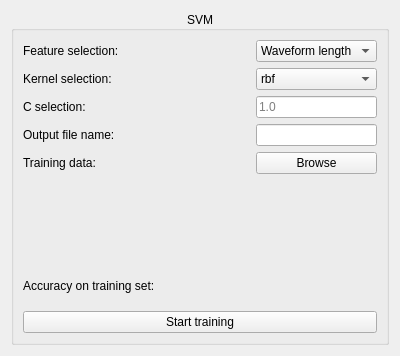
<?xml version="1.0" encoding="UTF-8"?>
<ui version="4.0">
 <class>SVMTrainConfig</class>
 <widget class="QWidget" name="SVMTrainConfig">
  <property name="geometry">
   <rect>
    <x>0</x>
    <y>0</y>
    <width>400</width>
    <height>356</height>
   </rect>
  </property>
  <property name="windowTitle">
   <string>SVM Widget</string>
  </property>
  <layout class="QVBoxLayout" name="verticalLayout">
   <item>
    <widget class="QGroupBox" name="svmGroupBox">
     <property name="title">
      <string>SVM</string>
     </property>
     <property name="alignment">
      <set>Qt::AlignCenter</set>
     </property>
     <property name="checkable">
      <bool>false</bool>
     </property>
     <property name="checked">
      <bool>false</bool>
     </property>
     <layout class="QVBoxLayout" name="verticalLayout_4">
      <item>
       <layout class="QGridLayout" name="gridLayout_2" columnstretch="2,1">
        <item row="0" column="0">
         <widget class="QLabel" name="label">
          <property name="text">
           <string>Feature selection:</string>
          </property>
         </widget>
        </item>
        <item row="1" column="1">
         <widget class="QComboBox" name="kernelComboBox">
          <item>
           <property name="text">
            <string>rbf</string>
           </property>
          </item>
          <item>
           <property name="text">
            <string>linear</string>
           </property>
          </item>
          <item>
           <property name="text">
            <string>poly</string>
           </property>
          </item>
          <item>
           <property name="text">
            <string>sigmoid</string>
           </property>
          </item>
         </widget>
        </item>
        <item row="2" column="1">
         <widget class="QLineEdit" name="cTextField">
          <property name="toolTip">
           <string>If a non-numeric value is set, the default value will be used</string>
          </property>
          <property name="text">
           <string/>
          </property>
          <property name="placeholderText">
           <string>1.0</string>
          </property>
         </widget>
        </item>
        <item row="4" column="0">
         <widget class="QLabel" name="label_4">
          <property name="text">
           <string>Training data:</string>
          </property>
         </widget>
        </item>
        <item row="2" column="0">
         <widget class="QLabel" name="label_5">
          <property name="text">
           <string>C selection:</string>
          </property>
         </widget>
        </item>
        <item row="4" column="1">
         <widget class="QPushButton" name="browseTrainDataButton">
          <property name="text">
           <string>Browse</string>
          </property>
         </widget>
        </item>
        <item row="1" column="0">
         <widget class="QLabel" name="label_2">
          <property name="text">
           <string>Kernel selection:</string>
          </property>
         </widget>
        </item>
        <item row="3" column="0">
         <widget class="QLabel" name="label_3">
          <property name="text">
           <string>Output file name:</string>
          </property>
         </widget>
        </item>
        <item row="3" column="1">
         <widget class="QLineEdit" name="outModelTextField">
          <property name="toolTip">
           <string>If no name is provided, one based on the timestamp will be used</string>
          </property>
         </widget>
        </item>
        <item row="0" column="1">
         <widget class="QComboBox" name="featureComboBox">
          <item>
           <property name="text">
            <string>Waveform length</string>
           </property>
          </item>
         </widget>
        </item>
       </layout>
      </item>
      <item>
       <widget class="QLabel" name="trainDataLabel">
        <property name="text">
         <string/>
        </property>
       </widget>
      </item>
      <item>
       <widget class="QLabel" name="progressLabel">
        <property name="text">
         <string/>
        </property>
        <property name="alignment">
         <set>Qt::AlignCenter</set>
        </property>
       </widget>
      </item>
      <item>
       <layout class="QGridLayout" name="gridLayout">
        <item row="0" column="1">
         <widget class="QLabel" name="trainAccLabel">
          <property name="text">
           <string/>
          </property>
         </widget>
        </item>
        <item row="0" column="0">
         <widget class="QLabel" name="label_6">
          <property name="text">
           <string>Accuracy on training set:</string>
          </property>
         </widget>
        </item>
       </layout>
      </item>
      <item>
       <widget class="QPushButton" name="startTrainButton">
        <property name="text">
         <string>Start training</string>
        </property>
       </widget>
      </item>
     </layout>
    </widget>
   </item>
  </layout>
 </widget>
 <resources/>
 <connections/>
</ui>
